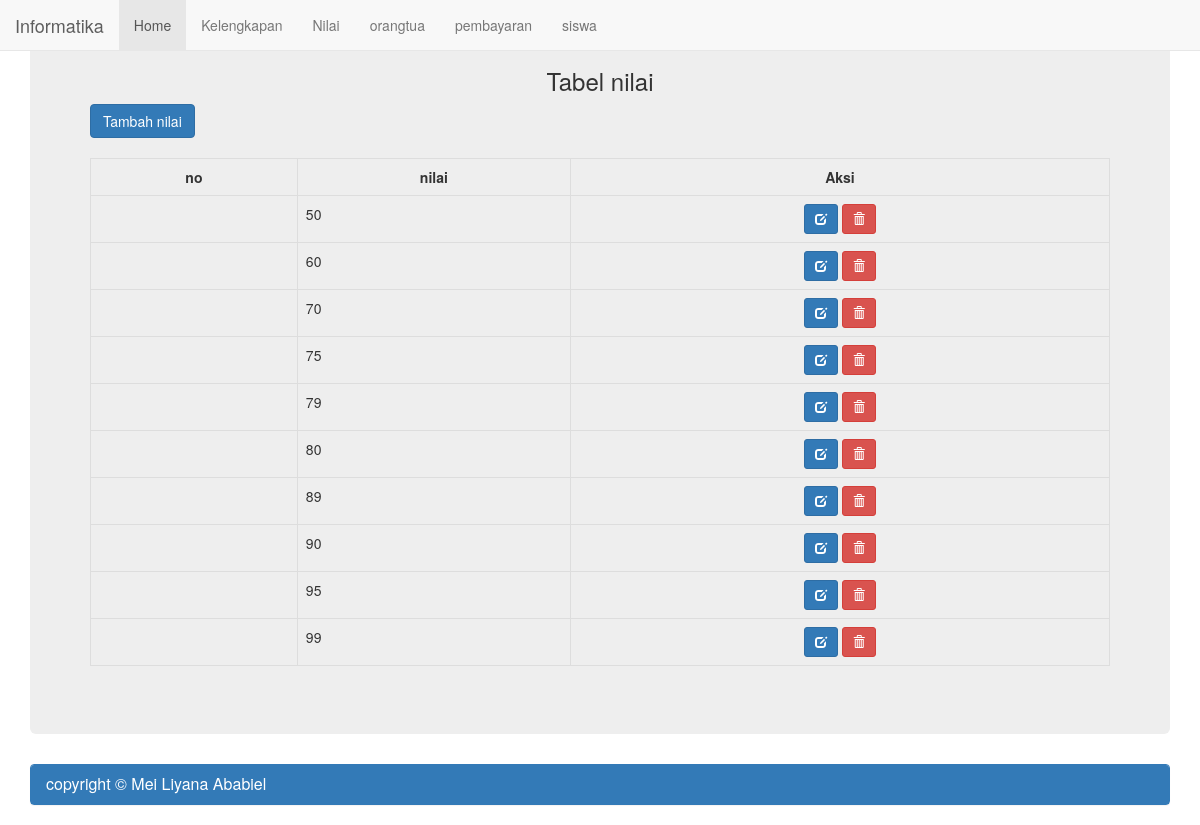
/?halaman=nilai, run on the app's committed database.
### tables this page shows
CREATE TABLE `tabel_nilai` (
  `no_nilai` int(11) NOT NULL,
  `nilai` int(11) NOT NULL
);

### nilai.php (the view, shortened to what this page needs)
<?php
include("koneksi.php");
?>
<h3 align="center">Tabel nilai</h3>
<a href="?halaman=nilai_tambah" class="btn btn-primary btn=-sm">Tambah nilai</a><br /><br />
<div class="table-responsive">
<table class="table table-bordered table-hover">
	<tr>
		<th><center>no</center></th>
		<th><center>nilai</center></th>
		<th><center>Aksi</center></th>
	</tr>
<?php
	$query=("SELECT * from tabel_nilai");
	$lihat=mysqli_query($koneksi, $query) or die ('error, query filed.'.mysqli_error());
	while($r=mysqli_fetch_array($lihat)){
?>
	<tr>
		<td><?php echo"$r[no]";?></td>
		<td><?php echo"$r[nilai]";?></td>
		<td align="center">
			<a href="?halaman=nilai_edit&id=<?php echo"$r[nilai]";?>" title="Edit Data"
			class="btn btn-primary btn-sm"><span class="glyphicon  glyphicon-edit" aria-hidden="true"></span></a>
			<a href="?halaman=nilai_delete&id=<?php  echo"$r[nilai]";?>"title="Hapus Data"
			class="btn btn-danger btn-sm"><span class="glyphicon glyphicon-trash"aria-hidde="true"></span></a>
		</tr>
		<?php
		} ?>
		</table>
		</div>

### data on the page
tabel_nilai: nilai "50"
tabel_nilai: nilai "60"
tabel_nilai: nilai "70"
tabel_nilai: nilai "75"
tabel_nilai: nilai "79"
tabel_nilai: nilai "80"
tabel_nilai: nilai "89"
tabel_nilai: nilai "90"
tabel_nilai: nilai "95"
tabel_nilai: nilai "99"
